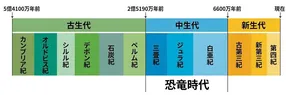
#> input picture images/topics/dinosaur_timeline.webp, 286 x 95 px, shrunk from 1024 x 339 before the run, found by its file name
$ python check_pixels.py
#> lines starting #> are read from the running program, lines starting #| are printed output that depends on the picture
from PIL import Image
import numpy as np

def inspect_pixels(path):
    try:
        img = Image.open(path).convert('L')
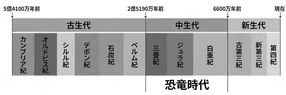
#> img: PIL image 286x95 L; min 0, max 255, mean 189.9
    except Exception as e:
        print(f"Failed to load {path}: {e}")
        return

    arr = np.array(img)
    h, w = arr.shape
#> h = 95; w = 286

    # We inspect a vertical slice where there is actual content (not flat background)
    # Let's find a column with some variance
    col_idx = w // 2
#> col_idx = 143
    for x in range(w // 4, 3 * w // 4, 50):
        slice_data = arr[h // 4 : h // 4 + 30, x]
        # Check if the pixel values alternate up and down
        diffs = np.diff(slice_data)
        if len(diffs) > 0 and np.std(slice_data) > 10:
            col_idx = x
            break

    slice_data = arr[h // 4 : h // 4 + 30, col_idx]
#> slice_data = 30 values, max 247 at index 9, min 32 at index 0, mean 175.6
    print(f"\n--- Pixel Slice (x={col_idx}, y={h // 4}..{h // 4 + 30}) for {path} ---")
#| --- Pixel Slice (x=71, y=23..53) for /Users/kosako/kaihatsu/dinosaurs website/images/topics/dinosaur_timeline.webp ---
    for y, val in enumerate(slice_data):
        print(f"y={h // 4 + y:03d}: {val}")
#> this loop made 30 passes
#> val on passes 1 to 12: 32, 134, 34, 148, 146, 51, 162, 156, 177, 247, 202, 195
#| y=023: 32
#| y=024: 134
#| y=025: 34
#| y=026: 148
#| y=027: 146
#| y=028: 51
#| y=029: 162
#| y=030: 156
#> (further printed lines are left out)

if __name__ == '__main__':
    inspect_pixels('/Users/kosako/kaihatsu/dinosaurs website/images/topics/dinosaur_timeline.webp')
    inspect_pixels('/Users/kosako/kaihatsu/dinosaurs website/images/topics/dinosaur_eras.webp')
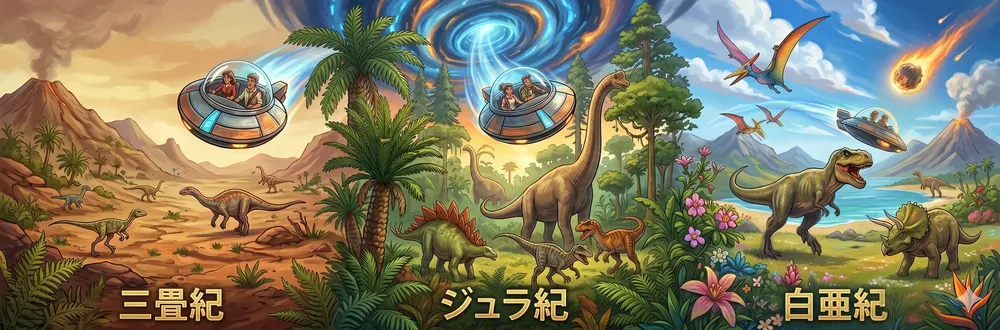
#> input picture images/topics/dinosaur_eras.webp, 1000 x 330 px, shrunk from 3584 x 1184 before the run, found by its file name
#> in inspect_pixels (call 2), `img = Image.open(path).convert('L')`:
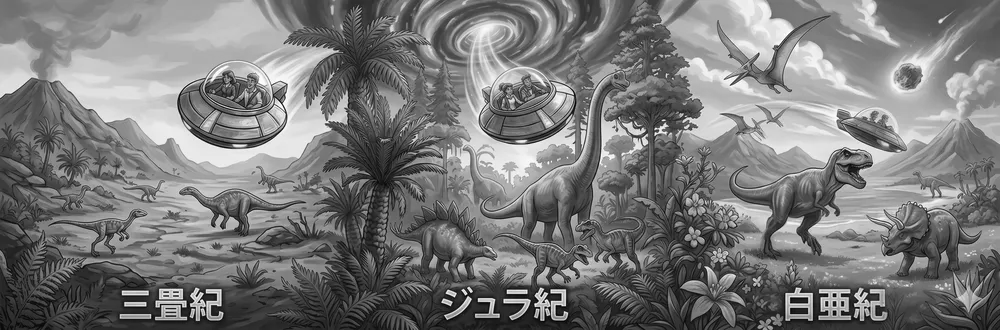
#> img: PIL image 1000x330 L; min 0, max 255, mean 121.9
#> in inspect_pixels (call 2), `slice_data = arr[h // 4 : h // 4 + 30, col_idx]`: slice_data = 30 values, max 181 at index 12, min 43 at index 29, mean 101.6
#| --- Pixel Slice (x=250, y=82..112) for /Users/kosako/kaihatsu/dinosaurs website/images/topics/dinosaur_eras.webp ---
#> the loop in inspect_pixels (call 2), `for y, val in enumerate(slice_data):` made 30 passes
#> val on passes 1 to 12: 132, 126, 106, 60, 114, 150, 71, 113, 121, 132, 88, 137
#| y=082: 132
#| y=083: 126
#| y=084: 106
#| y=085: 60
#| y=086: 114
#| y=087: 150
#| y=088: 71
#| y=089: 113
#> (further printed lines are left out)
